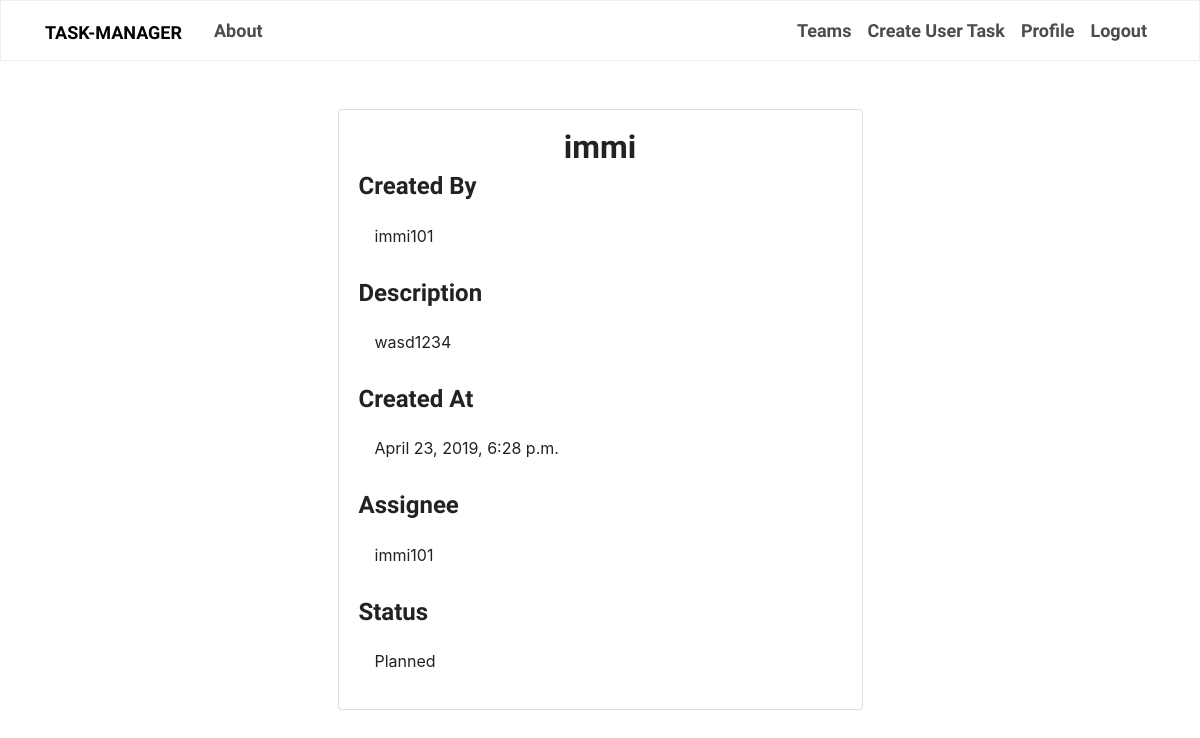
/task/7/ (signed in), run on the app's committed database.
### tasks/models.py (models this page shows, shortened)
class Task(models.Model):
    title = models.CharField(max_length=100)
    desc = models.TextField(
        max_length=512, blank=True, null=True)
    assignee = models.ManyToManyField(
        User, related_name="assignee_mtem", blank=True)
    status_choices = (('pl', 'Planned'), ('ip', 'In Progress'),
                      ('do', 'Done'), ('st', 'Started'),)
    status = models.CharField(
        max_length=2, choices=status_choices, default='pl')
    owner = models.ForeignKey(
        User, related_name="tasks", on_delete=models.CASCADE, null=True, blank=True)
    team = models.ForeignKey(
        Team, related_name="teamtasks", on_delete=models.CASCADE, null=True, blank=True)
    created_at = models.DateTimeField(auto_now_add=True)
    class Meta:
        ordering = ['-created_at']
        unique_together = ('title', 'owner',)

### tasks/views.py (the view)
# urls.py: path('task/<int:pk>/', TaskDetailView.as_view(), name='task-detail'),
class TaskDetailView(LoginRequiredMixin, DetailView):
    model = Task

### tasks/templates/tasks/task_detail.html (shortened to what this page needs)
{% extends "tasks/base.html" %}
{% block content %}
<div class="col-md-6 m-auto">
    <div class="card card-body mt-5 mb-5">
        <h2 class="text-center">{{object.title}}</h2>
        <h4>Created By</h4>
        <p class="card-text p-3">{{object.owner}}</p>
        <h4>Description</h4>
        <p class="text-justify card-text p-3">{{object.desc}}</p>
        <h4>Created At</h4>
        <p class="card-text p-3">{{object.created_at}}</p>
        <h4>Assignee</h4>
        {% for assignee in object.assignee.all %}
            <p class="card-text p-3">{{assignee.username}}</p>
        {% endfor %}
        <h4>Status</h4>
        <p class="card-text p-3">{{ object.get_status_display }}</p>
    </div>
</div>
{% endblock content %}

### data on the page
Task: title "immi", owner "immi101", desc "wasd1234", created_at "April 23, 2019, 6:28 p.m.", status "Planned"

### other printed values
{{ assignee.username }} "immi101"
